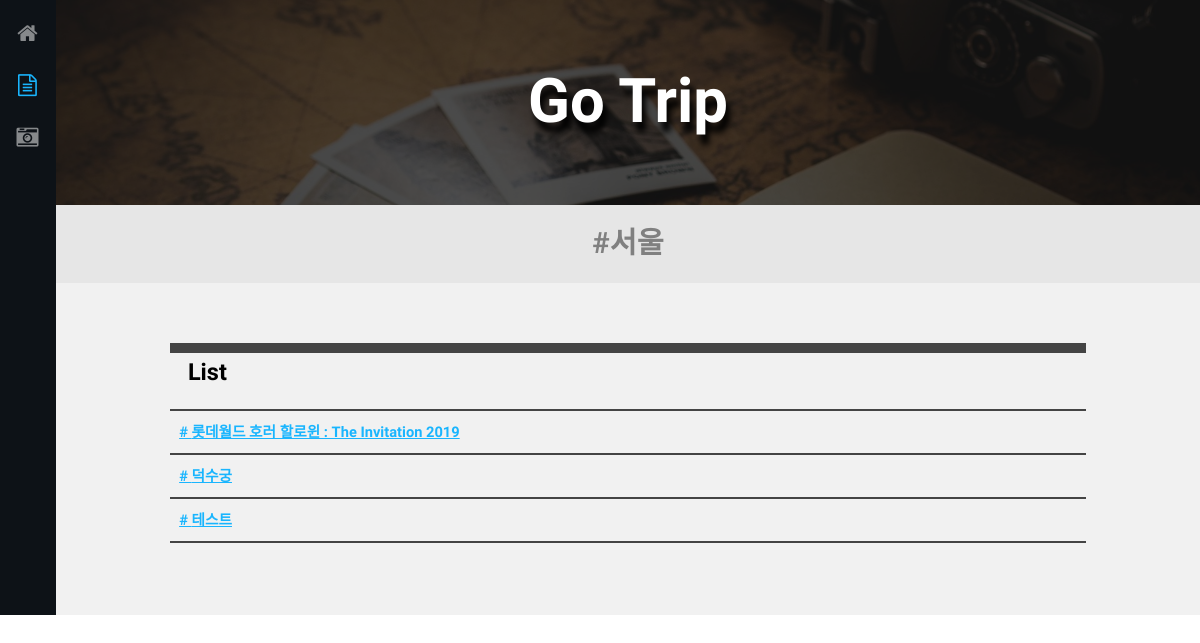
Page /generic/서울 on the earlier database version.
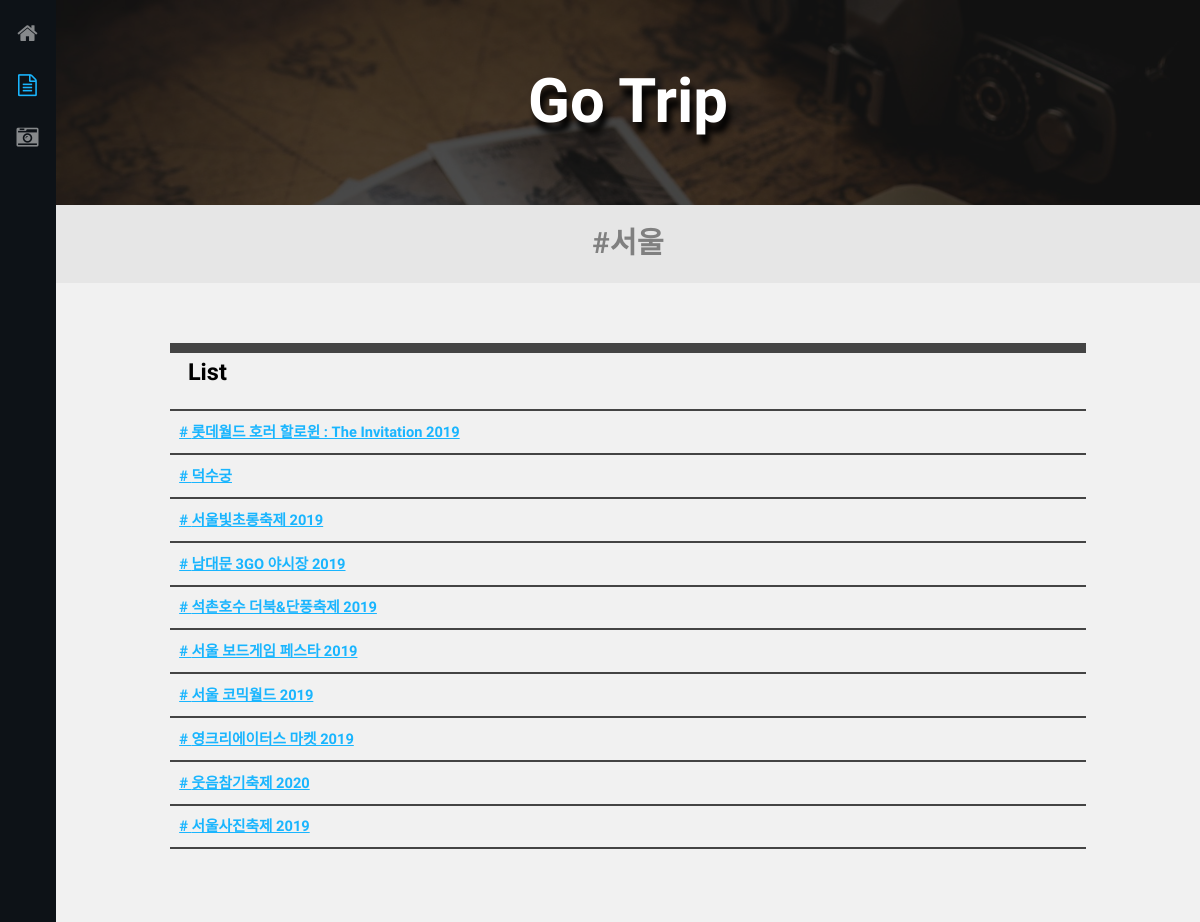
Same page on the later database version.
### gotrip/models.py (models this page shows, shortened)
class Festa(models.Model):
    title =  models.CharField(max_length= 200)
    tag = models.CharField(max_length= 200)
    img = models.CharField(max_length=200)
    content = models.TextField()

### gotrip/views.py (the view)
# urls.py: path('generic/<city_name>', gotrip.views.generic, name = 'generic'),
def generic(request, city_name):
    festas = Festa.objects.filter(tag = city_name)
    return render(request, 'generic.html', {'festas': festas})

### gotrip/templates/generic.html (shortened to what this page needs)
{% load static %}
<!DOCTYPE HTML>
<html>
	<head>
		<link rel="stylesheet" href="{% static './gotrip/css/main.css' %}" />
	</head>
	<body>
		<div class="page-wrap">
				<nav id="nav">
					<ul>
						<li><a href="{% url 'home' %}" ><span class="icon fa-home"></span></a></li>
						<li><a href="{% url 'home' %}" class="active"><span class="icon fa-file-text-o"></span></a></li>
						<li><a href="{% url 'home' %}"><span class="icon fa-camera-retro"></span></a></li>
					</ul>
				</nav>
				<section id="main">
						<section id="banner1">
							<div class="inner">
								<h1>Go Trip</h1>
                                              </div>
                                              </section>
						<header id="header">
							<div><h1>#서울</h1></div>
						</header>
	 		    <section>
                        <table>
                            <tr><th> List</th></tr>
                            {% for festa in festas.all %}
                            <tr><td><strong><a href="{% url 'gallery' festa.id %}"># {{festa.title}}</a></strong></td></tr>
                            {% endfor %}
 		                 </table>
				</section>
                    <footer>
                    <br><br><br>
                    </footer>
            </section>
		</div>
	</body>
</html>

Differences in the rows shown:
changed Festa: title "테스트" → "서울빛초롱축제 2019"
added Festa: title "남대문 3GO 야시장 2019"
added Festa: title "석촌호수 더북&단풍축제 2019"
added Festa: title "서울 보드게임 페스타 2019"
added Festa: title "서울 코믹월드 2019"
added Festa: title "영크리에이터스 마켓 2019"
added Festa: title "웃음참기축제 2020"
added Festa: title "서울사진축제 2019"
